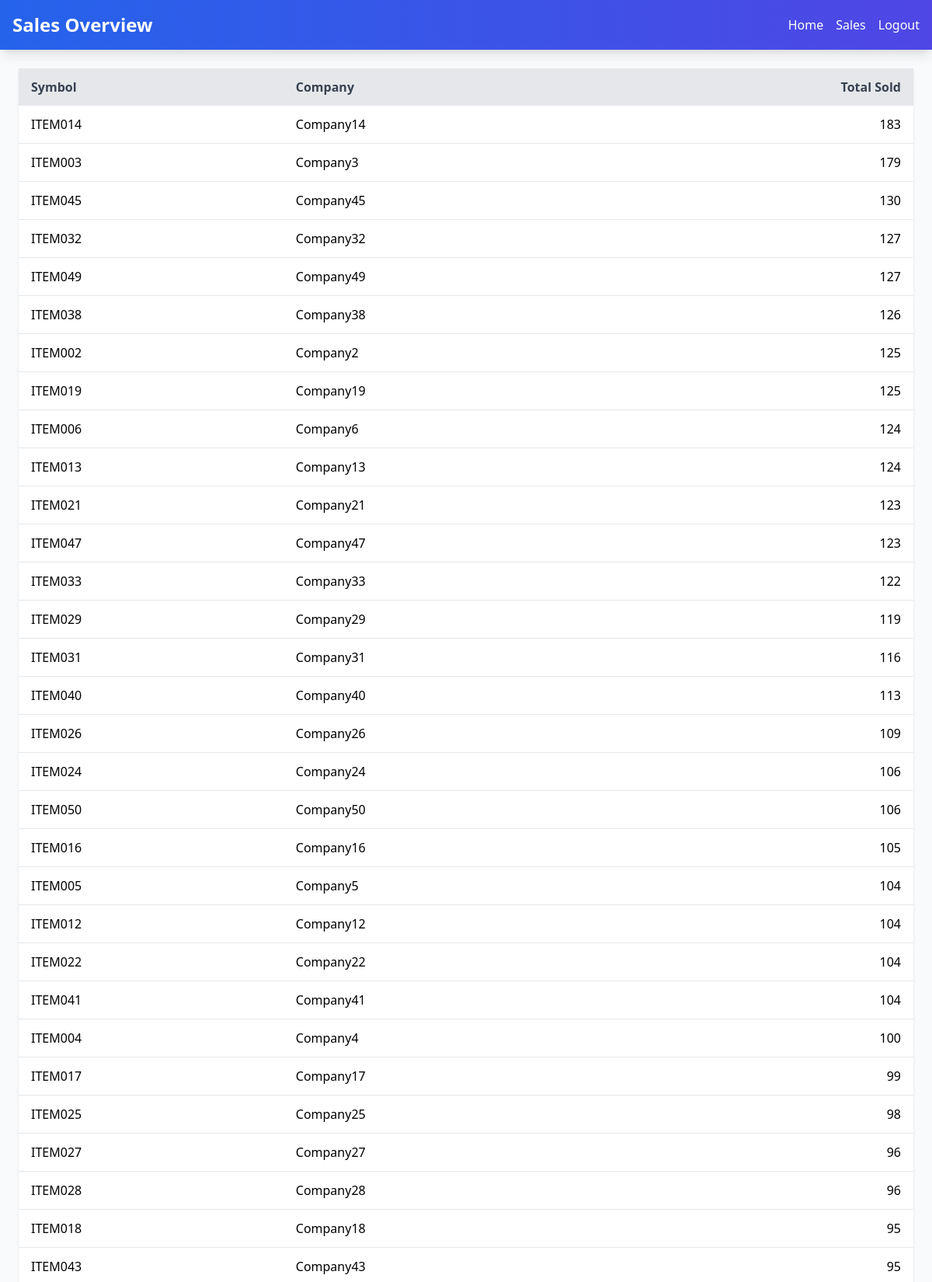
The app's page /sales/ (signed in, upper part) with its own data.
### stockapp/models.py (models this page shows, shortened)
class Stock(models.Model):
    symbol = models.CharField(max_length=10)
    company = models.CharField(max_length=100)
    price = models.DecimalField(max_digits=10, decimal_places=2)
    change = models.FloatField(null=True, blank=True)
    quantity = models.IntegerField()
    revenue_ttm = models.DecimalField(max_digits=15, decimal_places=2, null=True, blank=True)
    same_store_sales = models.CharField(max_length=50, null=True, blank=True)
    season = models.CharField(max_length=10, choices=SEASONS, null=True, blank=True)
    recommendation = models.CharField(max_length=50, null=True, blank=True)
    category = models.CharField(max_length=50, null=True, blank=True)
    updated = models.DateTimeField(auto_now=True)

### stockapp/views.py (the view)
# urls.py: path('sales/', views.sales_overview, name='sales_overview'),
@login_required
def sales_overview(request):
    sales_data = Sale.objects.values('stock__id', 'stock__symbol', 'stock__company') \
                             .annotate(total_sold=Sum('quantity_sold')) \
                             .order_by('-total_sold')
    return render(request, 'sales.html', {'sales_data': sales_data})

### templates/sales.html (shortened to what this page needs)
<!DOCTYPE html>
<html lang="en">
<head>
<script src="https://cdn.tailwindcss.com"></script>
</head>
<body class="bg-gray-50">
<header class="bg-gradient-to-r from-blue-600 to-indigo-600 text-white shadow-lg p-4">
  <div class="max-w-7xl mx-auto flex justify-between items-center">
    <h1 class="text-2xl font-bold">Sales Overview</h1>
    <nav>
      <ul class="flex gap-4">
        <li><a href="{% url 'home' %}" class="hover:underline">Home</a></li>
        <li><a href="{% url 'sales_overview' %}" class="hover:underline">Sales</a></li>
        <li>
          <form method="post" action="{% url 'logout' %}">
            <button type="submit" class="hover:underline">Logout</button>
          </form>
        </li>
      </ul>
    </nav>
  </div>
</header>
<main class="max-w-7xl mx-auto p-6">
  <table class="w-full border-collapse bg-white rounded shadow">
    <thead class="bg-gray-200 text-gray-700">
      <tr>
        <th class="py-3 px-4 text-left">Symbol</th>
        <th class="py-3 px-4 text-left">Company</th>
        <th class="py-3 px-4 text-right">Total Sold</th>
      </tr>
    </thead>
    <tbody>
      {% for sale in sales_data %}
      <tr class="border-b hover:bg-gray-50">
        <td class="py-3 px-4">{{ sale.stock__symbol }}</td>
        <td class="py-3 px-4">{{ sale.stock__company }}</td>
        <td class="py-3 px-4 text-right">{{ sale.total_sold }}</td>
      </tr>
      {% empty %}
      <tr>
        <td colspan="3" class="text-center py-4">No sales recorded yet.</td>
      </tr>
      {% endfor %}
    </tbody>
  </table>
</main>
</body>
</html>

### records on screen
Stock: stock__symbol "ITEM014", stock__company "Company14", total_sold "183"
Stock: stock__symbol "ITEM003", stock__company "Company3", total_sold "179"
Stock: stock__symbol "ITEM045", stock__company "Company45", total_sold "130"
Stock: stock__symbol "ITEM032", stock__company "Company32", total_sold "127"
Stock: stock__symbol "ITEM049", stock__company "Company49", total_sold "127"
Stock: stock__symbol "ITEM038", stock__company "Company38", total_sold "126"
Stock: stock__symbol "ITEM019", stock__company "Company19", total_sold "125"
Stock: stock__symbol "ITEM006", stock__company "Company6", total_sold "124"
Stock: stock__symbol "ITEM013", stock__company "Company13", total_sold "124"
Stock: stock__symbol "ITEM021", stock__company "Company21", total_sold "123"
Stock: stock__symbol "ITEM047", stock__company "Company47", total_sold "123"
Stock: stock__symbol "ITEM033", stock__company "Company33", total_sold "122"
Stock: stock__symbol "ITEM029", stock__company "Company29", total_sold "119"
Stock: stock__symbol "ITEM031", stock__company "Company31", total_sold "116"
Stock: stock__symbol "ITEM040", stock__company "Company40", total_sold "113"
Stock: stock__symbol "ITEM026", stock__company "Company26", total_sold "109"
Stock: stock__symbol "ITEM024", stock__company "Company24", total_sold "106"
Stock: stock__symbol "ITEM050", stock__company "Company50", total_sold "106"
Stock: stock__symbol "ITEM016", stock__company "Company16", total_sold "105"
Stock: stock__symbol "ITEM005", stock__company "Company5", total_sold "104"
Stock: stock__symbol "ITEM012", stock__company "Company12", total_sold "104"
Stock: stock__symbol "ITEM022", stock__company "Company22", total_sold "104"
Stock: stock__symbol "ITEM041", stock__company "Company41", total_sold "104"
Stock: stock__symbol "ITEM004", stock__company "Company4", total_sold "100"
Stock: stock__symbol "ITEM017", stock__company "Company17", total_sold "99"
Stock: stock__symbol "ITEM025", stock__company "Company25", total_sold "98"
Stock: stock__symbol "ITEM027", stock__company "Company27", total_sold "96"
Stock: stock__symbol "ITEM028", stock__company "Company28", total_sold "96"
Stock: stock__symbol "ITEM018", stock__company "Company18", total_sold "95"
Stock: stock__symbol "ITEM043", stock__company "Company43", total_sold "95"

### other values on screen
{{ sale.stock__symbol }} "ITEM002"
{{ sale.stock__company }} "Company2"
{{ sale.total_sold }} "125"
